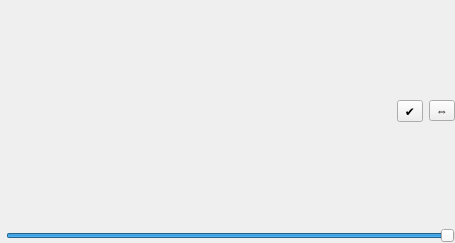
<?xml version="1.0" encoding="UTF-8"?>
<ui version="4.0">
 <class>ZoneListItem</class>
 <widget class="QWidget" name="ZoneListItem">
  <property name="geometry">
   <rect>
    <x>0</x>
    <y>0</y>
    <width>455</width>
    <height>243</height>
   </rect>
  </property>
  <property name="sizePolicy">
   <sizepolicy hsizetype="Preferred" vsizetype="Preferred">
    <horstretch>0</horstretch>
    <verstretch>0</verstretch>
   </sizepolicy>
  </property>
  <property name="styleSheet">
   <string notr="true"/>
  </property>
  <layout class="QGridLayout" name="gridLayout" rowstretch="1,0" columnstretch="1,0,0">
   <property name="leftMargin">
    <number>6</number>
   </property>
   <property name="topMargin">
    <number>0</number>
   </property>
   <property name="rightMargin">
    <number>0</number>
   </property>
   <property name="bottomMargin">
    <number>0</number>
   </property>
   <item row="0" column="1">
    <widget class="QToolButton" name="enable">
     <property name="minimumSize">
      <size>
       <width>26</width>
       <height>0</height>
      </size>
     </property>
     <property name="maximumSize">
      <size>
       <width>26</width>
       <height>16777215</height>
      </size>
     </property>
     <property name="toolTip">
      <string>Add to current effect</string>
     </property>
     <property name="text">
      <string notr="true">✔</string>
     </property>
     <property name="checkable">
      <bool>true</bool>
     </property>
    </widget>
   </item>
   <item row="0" column="2">
    <widget class="QToolButton" name="reverse">
     <property name="minimumSize">
      <size>
       <width>26</width>
       <height>0</height>
      </size>
     </property>
     <property name="maximumSize">
      <size>
       <width>26</width>
       <height>16777215</height>
      </size>
     </property>
     <property name="toolTip">
      <string>Change direction</string>
     </property>
     <property name="text">
      <string notr="true">⇔</string>
     </property>
     <property name="checkable">
      <bool>true</bool>
     </property>
    </widget>
   </item>
   <item row="0" column="0">
    <widget class="QLabel" name="zone_name">
     <property name="enabled">
      <bool>true</bool>
     </property>
     <property name="sizePolicy">
      <sizepolicy hsizetype="Preferred" vsizetype="MinimumExpanding">
       <horstretch>0</horstretch>
       <verstretch>0</verstretch>
      </sizepolicy>
     </property>
     <property name="text">
      <string notr="true"/>
     </property>
     <property name="wordWrap">
      <bool>true</bool>
     </property>
    </widget>
   </item>
   <item row="1" column="0" colspan="3">
    <widget class="QTooltipedSlider" name="brightness">
     <property name="maximum">
      <number>100</number>
     </property>
     <property name="value">
      <number>100</number>
     </property>
     <property name="orientation">
      <enum>Qt::Horizontal</enum>
     </property>
    </widget>
   </item>
  </layout>
 </widget>
 <customwidgets>
  <customwidget>
   <class>QTooltipedSlider</class>
   <extends>QSlider</extends>
   <header location="global">QTooltipedSlider.h</header>
  </customwidget>
 </customwidgets>
 <resources/>
 <connections/>
</ui>
